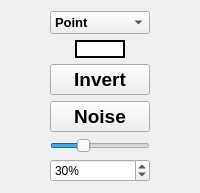
      <widget class="QWidget" name="tab">
       <attribute name="title">
        <string>Draw01</string>
       </attribute>
       <layout class="QGridLayout" name="gridLayout">
        <item row="0" column="0">
         <widget class="QComboBox" name="comboBox_3">
          <property name="sizePolicy">
           <sizepolicy hsizetype="Preferred" vsizetype="Preferred">
            <horstretch>0</horstretch>
            <verstretch>0</verstretch>
           </sizepolicy>
          </property>
          <property name="maximumSize">
           <size>
            <width>100</width>
            <height>30</height>
           </size>
          </property>
          <property name="font">
           <font>
            <pointsize>10</pointsize>
            <weight>75</weight>
            <bold>true</bold>
           </font>
          </property>
          <item>
           <property name="text">
            <string>Point</string>
           </property>
          </item>
          <item>
           <property name="text">
            <string>Square</string>
           </property>
          </item>
          <item>
           <property name="text">
            <string>Line</string>
           </property>
          </item>
          <item>
           <property name="text">
            <string>Fill</string>
           </property>
          </item>
         </widget>
        </item>
        <item row="1" column="0">
         <layout class="QHBoxLayout" name="horizontalLayout">
          <property name="spacing">
           <number>0</number>
          </property>
          <property name="bottomMargin">
           <number>0</number>
          </property>
          <item>
           <widget class="QPushButton" name="pushButton_11">
            <property name="sizePolicy">
             <sizepolicy hsizetype="Preferred" vsizetype="Preferred">
              <horstretch>0</horstretch>
              <verstretch>0</verstretch>
             </sizepolicy>
            </property>
            <property name="maximumSize">
             <size>
              <width>50</width>
              <height>50</height>
             </size>
            </property>
            <property name="styleSheet">
             <string notr="true">QPushButton{
	border: 2px solid;
	border-color: #000000;
	background-color: #FFFFFF;
}

QPushButton:checked{
	border: 2px solid;
	border-color: #FFFFFF;
	background-color: #000000;
}

QPushButton:pressed{
	background-color: rgb(100, 100, 100);
}</string>
            </property>
            <property name="text">
             <string/>
            </property>
            <property name="checkable">
             <bool>true</bool>
            </property>
           </widget>
          </item>
         </layout>
        </item>
        <item row="2" column="0">
         <layout class="QVBoxLayout" name="verticalLayout_6" stretch="2,2,1,1">
          <item>
           <widget class="QPushButton" name="pushButton_20">
            <property name="sizePolicy">
             <sizepolicy hsizetype="Preferred" vsizetype="Preferred">
              <horstretch>0</horstretch>
              <verstretch>0</verstretch>
             </sizepolicy>
            </property>
            <property name="minimumSize">
             <size>
              <width>10</width>
              <height>10</height>
             </size>
            </property>
            <property name="maximumSize">
             <size>
              <width>100</width>
              <height>100</height>
             </size>
            </property>
            <property name="font">
             <font>
              <pointsize>14</pointsize>
              <weight>75</weight>
              <bold>true</bold>
             </font>
            </property>
            <property name="contextMenuPolicy">
             <enum>Qt::PreventContextMenu</enum>
            </property>
            <property name="text">
             <string>Invert</string>
            </property>
           </widget>
          </item>
          <item>
           <widget class="QPushButton" name="pushButton_18">
            <property name="sizePolicy">
             <sizepolicy hsizetype="Preferred" vsizetype="Preferred">
              <horstretch>0</horstretch>
              <verstretch>0</verstretch>
             </sizepolicy>
            </property>
            <property name="minimumSize">
             <size>
              <width>10</width>
              <height>10</height>
             </size>
            </property>
            <property name="maximumSize">
             <size>
              <width>100</width>
              <height>100</height>
             </size>
            </property>
            <property name="font">
             <font>
              <pointsize>14</pointsize>
              <weight>75</weight>
              <bold>true</bold>
             </font>
            </property>
            <property name="contextMenuPolicy">
             <enum>Qt::PreventContextMenu</enum>
            </property>
            <property name="text">
             <string>Noise</string>
            </property>
           </widget>
          </item>
          <item>
           <widget class="QSlider" name="noise_slider_3">
            <property name="sizePolicy">
             <sizepolicy hsizetype="MinimumExpanding" vsizetype="Preferred">
              <horstretch>0</horstretch>
              <verstretch>0</verstretch>
             </sizepolicy>
            </property>
            <property name="maximumSize">
             <size>
              <width>100</width>
              <height>20</height>
             </size>
            </property>
            <property name="maximum">
             <number>100</number>
            </property>
            <property name="value">
             <number>30</number>
            </property>
            <property name="orientation">
             <enum>Qt::Horizontal</enum>
            </property>
           </widget>
          </item>
          <item>
           <widget class="QSpinBox" name="spinBox_4">
            <property name="sizePolicy">
             <sizepolicy hsizetype="Preferred" vsizetype="Preferred">
              <horstretch>0</horstretch>
              <verstretch>0</verstretch>
             </sizepolicy>
            </property>
            <property name="maximumSize">
             <size>
              <width>100</width>
              <height>30</height>
             </size>
            </property>
            <property name="suffix">
             <string>%</string>
            </property>
            <property name="maximum">
             <number>100</number>
            </property>
            <property name="singleStep">
             <number>10</number>
            </property>
            <property name="stepType">
             <enum>QAbstractSpinBox::DefaultStepType</enum>
            </property>
            <property name="value">
             <number>30</number>
            </property>
           </widget>
          </item>
         </layout>
        </item>
       </layout>
      </widget>
